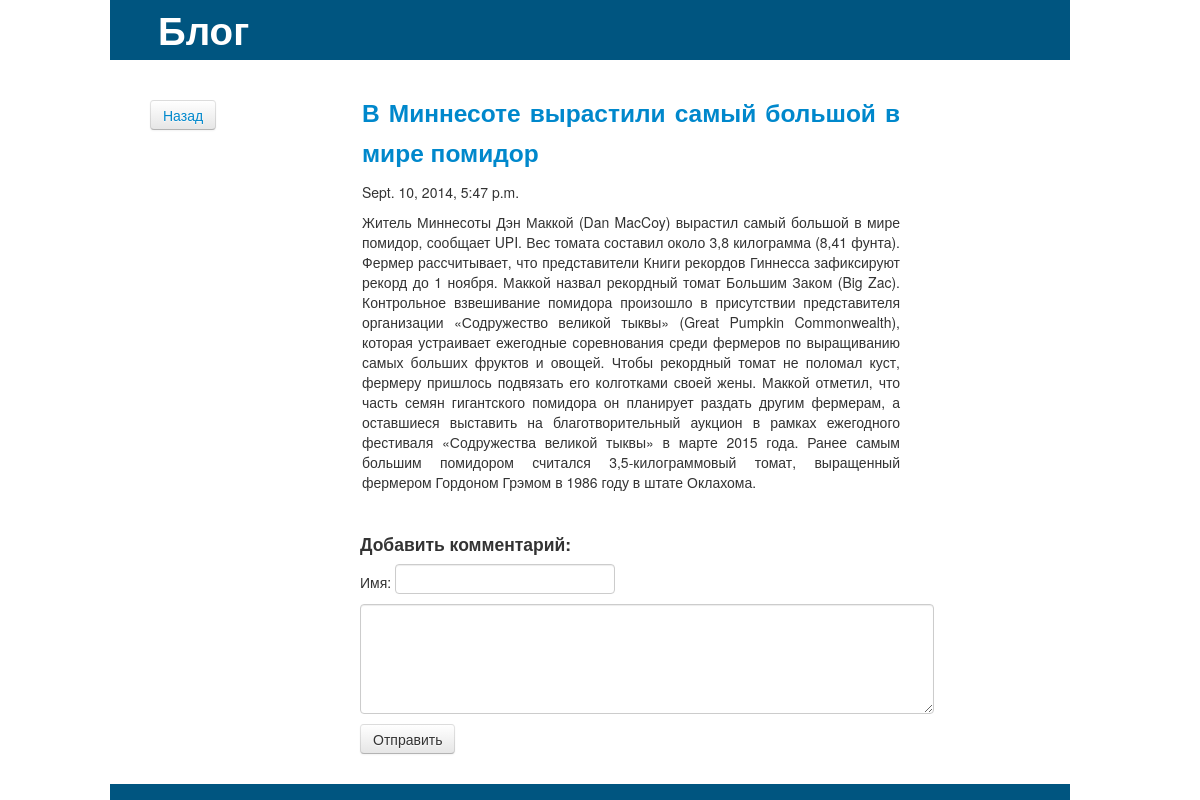
Page /blog/11/ on the committed database.
### blog/models.py (models this page shows, shortened)
class Post(models.Model):
    title = models.CharField(max_length=60)
    text = models.TextField()
    pub_date = models.DateTimeField('date published')

### blog/views.py (the view)
# urls.py: url(r'^(?P<post_id>\d+)/$', views.detail, name='detail'),
def detail(request, post_id):
    try:
        post = Post.objects.get(pk=post_id)
    	comment_list = Comment.objects.filter(post=post)
    	return_path  = request.META.get('HTTP_REFERER','/')
    except Post.DoesNotExist:
        raise Http404
    return render(request, 'blog/detail.html', {
    	'post': post,
    	'comment_list': comment_list,
    	'comment_form': CommentForm,
    	'returner':return_path
    	})

### blog/templates/blog/detail.html (shortened to what this page needs)
<!DOCTYPE html>
<html>
    <head>
        {% load staticfiles %}
        <link href="{% static 'blog/bootstrap/css/bootstrap.min.css' %}" rel="stylesheet" media="screen">
        <link href="{% static 'blog/style/style.css' %}" rel="stylesheet" media="screen">
    </head>
    <body>
        <div class="container">
            <div class="row" id="header">
                <h1>
                    <div id="title">Блог</div>
                </h1>
            </div>
            <div class="row" id="content">
                <div class="span3 sidebar">
                    <div class="sidebar_nav">
                        <div id="fixed">
                            <button class="btn" onclick="history.back(-1)">
                                <a>Назад</a>
                            </button>
                        </div>
                    </div>
                </div>
                <div class="span9">
                    <div class="row posts">
                        <div class="span7">
                            <div class="row posts">
                                <h3>
                                <a href="{% url 'blog:detail' post.id %}">{{ post.title }}</a>
                                </h3>
                                <p>{{ post.pub_date }}</p>
                                <p>{{ post.text}}</p>
                            </div>
                        </div>
                    </div>
                    <h4>Добавить комментарий:</h4>
                    <form action="{% url 'blog:add_comment' post.id %}" method="post">
                    <div class="input-group">
                      Имя: {{ comment_form.comment_author }}
                    </div>
                    <div class="input-group">
                        {{ comment_form.text }}
                    </div>
                    <button type="submit" class="btn">Отправить</button>
                </div>
            </div>
            <div class="row" id="footer">
                <div class="span12"></div>
            </div>
        </div>
    </body>
</html>

### blog/static/blog/style/style.css (style rules this page uses)
#header { background: #005580; height: 60px; }
#footer { background: #005580; color: #fff; height: 20px; margin-top: 10px; }
#title { margin-left: 5%; color: #fff; }
#id_text { width: 560px; height: 100px; }
.sidebar { margin: 0; padding: 5px; }
.posts { border: 1px solid #fff; padding: 10px; text-align: justify; }
.sidebar_nav { margin-left: 5px; margin-top: 5px; padding: 30px; }

### rows in the picture
Post: title "В Миннесоте вырастили самый большой в мире помидор", pub_date "Sept. 10, 2014, 5:47 p.m.", text "Житель Миннесоты Дэн Маккой (Dan MacCoy) вырастил самый большой в мире помидор, сообщает UPI. Вес томата составил около 3,8 килограмма (8,41 фунта). Фермер рассчитывает, что представители Книги рекордов Гиннесса зафиксируют рекорд до 1 ноября. Маккой назвал рекордный томат Большим Заком (Big Zac). Контрольное взвешивание помидора произошло в присутствии представителя организации «Содружество великой тыквы» (Great Pumpkin Commonwealth), которая устраивает ежегодные соревнования среди фермеров по выращиванию самых больших фруктов и овощей. Чтобы рекордный томат не поломал куст, фермеру пришлось подвязать его колготками своей жены. Маккой отметил, что часть семян гигантского помидора он…"
